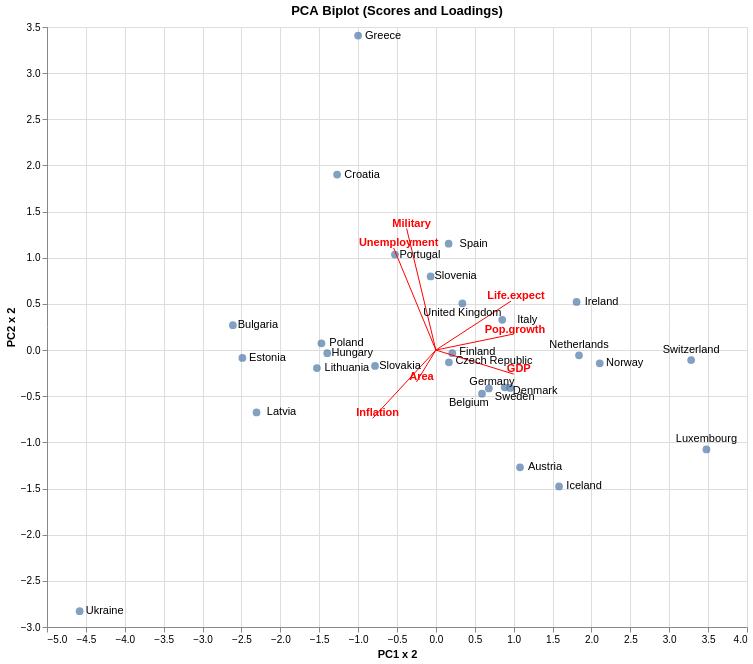

The cell this chart's notebook holds for it:
### Markdown cell above
Se toman solo las variables numéricas de nuestros datos (todo menos el nombre de país) y se estandarizan los datos. Luego se calculan los primeros 2 componentes de PCA.

Estos componentes representarán las direcciones de mayor variabilidad de nuestros datos, con el PC1 representando más variabilidad que PC2.

Finalmente se grafica PC1 vs PC2 donde cada país es representado por un punto según su valor en cada componente. Además se agregaron vectores para cada variable donde la punta del vector se define por la carga del PC1 y PC2 para esa variable (con una escala de x2 para hacer más notables las flechas).

### Code cell
# Mapeo de desplazamientos por país
offsets = {
    'Germany': {'dx': 10, 'dy': -12},
    'Belgium': {'dx': -20, 'dy': 15},
    'Denmark': {'dx': 25, 'dy': 3},
    'Sweden': {'dx': 10, 'dy': 10},
    'Finland': {'dx': 25, 'dy': -1},
    'Czech Republic': {'dx': 45, 'dy': -1},
    'Netherlands': {'dx': 0, 'dy': -10},
    'Switzerland': {'dx': 0, 'dy': -10},
    'Luxembourg': {'dx': 0, 'dy': -10},
    'Lithuania': {'dx': 30, 'dy': 0},
    'United Kingdom': {'dx': 0, 'dy': 10},
}

# Agregamos columnas auxiliares de desplazamiento
scores_df['dx'] = scores_df['Country'].map(lambda c: offsets.get(c, {'dx': 25})['dx'])
scores_df['dy'] = scores_df['Country'].map(lambda c: offsets.get(c, {'dy': 0})['dy'])

# Etiquetas con desplazamiento variable usando transform_calculate
country_labels = alt.Chart(scores_df).transform_calculate(
    dx="datum.dx",
    dy="datum.dy"
).mark_text(
    align='left',
    baseline='middle',
    fontSize=7,
    color='black'
).encode(
    x='PC1',
    y='PC2',
    text='Country'
).properties()

# Aplica desplazamientos
country_labels = country_labels.encode(
    x=alt.X('PC1:Q'),
    y=alt.Y('PC2:Q')
).mark_text(
    dx=alt.ExprRef(expr='datum.dx'),
    dy=alt.ExprRef(expr='datum.dy')
)

# Biplot final
biplot = (points + arrows + arrow_labels + country_labels).properties(
    width=700,
    height=600,
    title='PCA Biplot (Scores and Loadings)'
)

biplot

### Figure 1 — Vega-Lite specification as saved in the notebook (floating-point values rounded to 4 significant figures)
{"config": {"view": {"continuousWidth": 300, "continuousHeight": 300}}, "layer": [{"data": {"name": "data-e6967046ac1c29c06eaadbbf4236b8d1"}, "mark": {"type": "circle", "size": 60}, "encoding": {"tooltip": [{"field": "Country", "type": "nominal"}, {"field": "Area", "type": "quantitative"}, {"field": "GDP", "type": "quantitative"}, {"field": "Inflation", "type": "quantitative"}, {"field": "Life.expect", "type": "quantitative"}, {"field": "Military", "type": "quantitative"}, {"field": "Pop.growth", "type": "quantitative"}, {"field": "Unemployment", "type": "quantitative"}], "x": {"field": "PC1", "title": "PC1 x 2", "type": "quantitative"}, "y": {"field": "PC2", "title": "PC2 x 2", "type": "quantitative"}}}, {"data": {"name": "data-2eef9b7e00273fbb82afa03fa78ae248"}, "mark": {"type": "rule", "color": "red"}, "encoding": {"x": {"field": "zero", "type": "quantitative"}, "x2": {"field": "PC1_scaled"}, "y": {"field": "zero", "type": "quantitative"}, "y2": {"field": "PC2_scaled"}}}, {"data": {"name": "data-2eef9b7e00273fbb82afa03fa78ae248"}, "mark": {"type": "text", "color": "red", "dx": 5, "dy": -5, "fontWeight": "bold"}, "encoding": {"text": {"field": "Feature", "type": "nominal"}, "x": {"field": "PC1_scaled", "type": "quantitative"}, "y": {"field": "PC2_scaled", "type": "quantitative"}}}, {"data": {"name": "data-e6967046ac1c29c06eaadbbf4236b8d1"}, "mark": {"type": "text", "dx": {"expr": "datum.dx"}, "dy": {"expr": "datum.dy"}}, "encoding": {"text": {"field": "Country", "type": "nominal"}, "x": {"field": "PC1", "type": "quantitative"}, "y": {"field": "PC2", "type": "quantitative"}}, "transform": [{"calculate": "datum.dx", "as": "dx"}, {"calculate": "datum.dy", "as": "dy"}]}], "height": 600, "title": "PCA Biplot (Scores and Loadings)", "width": 700, "$schema": "https://vega.github.io/schema/vega-lite/v5.20.1.json", "datasets": {"data-e6967046ac1c29c06eaadbbf4236b8d1": [{"PC1": 1.082, "PC2": -1.27, "Country": "Austria", "Area": 83871, "GDP": 41600, "Inflation": 3.5, "Life.expect": 79.91, "Military": 0.8, "Pop.growth": 0.03, "Unemployment": 4.2, "dx": 25, "dy": 0}, {"PC1": 0.6811, "PC2": -0.416, "Country": "Belgium", "Area": 30528, "GDP": 37800, "Inflation": 3.5, "Life.expect": 79.65, "Military": 1.3, "Pop.growth": 0.06, "Unemployment": 7.2, "dx": -20, "dy": 15}, {"PC1": -2.61, "PC2": 0.2696, "Country": "Bulgaria", "Area": 110879, "GDP": 13800, "Inflation": 4.2, "Life.expect": 73.84, "Military": 2.6, "Pop.growth": -0.8, "Unemployment": 9.6, "dx": 25, "dy": 0}, {"PC1": -1.27, "PC2": 1.901, "Country": "Croatia", "Area": 56594, "GDP": 18000, "Inflation": 2.3, "Life.expect": 75.99, "Military": 2.39, "Pop.growth": -0.09, "Unemployment": 17.7, "dx": 25, "dy": 0}, {"PC1": 0.1672, "PC2": -0.1319, "Country": "Czech Republic", "Area": 78867, "GDP": 27100, "Inflation": 1.9, "Life.expect": 77.38, "Military": 1.15, "Pop.growth": -0.13, "Unemployment": 8.5, "dx": 45, "dy": -1}, {"PC1": 0.9552, "PC2": -0.4096, "Country": "Denmark", "Area": 43094, "GDP": 37000, "Inflation": 2.8, "Life.expect": 78.78, "Military": 1.3, "Pop.growth": 0.24, "Unemployment": 6.1, "dx": 25, "dy": 3}, {"PC1": -2.488, "PC2": -0.08578, "Country": "Estonia", "Area": 45228, "GDP": 20400, "Inflation": 5.0, "Life.expect": 73.58, "Military": 2.0, "Pop.growth": -0.65, "Unemployment": 12.5, "dx": 25, "dy": 0}, {"PC1": 0.2106, "PC2": -0.03372, "Country": "Finland", "Area": 338145, "GDP": 36000, "Inflation": 3.3, "Life.expect": 79.41, "Military": 2.0, "Pop.growth": 0.07, "Unemployment": 7.8, "dx": 25, "dy": -1}, {"PC1": 0.5924, "PC2": -0.4718, "Country": "Germany", "Area": 357022, "GDP": 38100, "Inflation": 2.5, "Life.expect": 80.19, "Military": 1.5, "Pop.growth": -0.2, "Unemployment": 6.0, "dx": 10, "dy": -12}, {"PC1": -1.0, "PC2": 3.407, "Country": "Greece", "Area": 131957, "GDP": 26300, "Inflation": 3.3, "Life.expect": 80.05, "Military": 4.3, "Pop.growth": 0.06, "Unemployment": 17.4, "dx": 25, "dy": 0}, {"PC1": -1.397, "PC2": -0.03423, "Country": "Hungary", "Area": 93028, "GDP": 19600, "Inflation": 3.9, "Life.expect": 75.02, "Military": 1.75, "Pop.growth": -0.18, "Unemployment": 10.9, "dx": 25, "dy": 0}, {"PC1": 1.584, "PC2": -1.477, "Country": "Iceland", "Area": 103000, "GDP": 38100, "Inflation": 4.0, "Life.expect": 81.0, "Military": 0.0, "Pop.growth": 0.67, "Unemployment": 7.4, "dx": 25, "dy": 0}, {"PC1": 1.809, "PC2": 0.5218, "Country": "Ireland", "Area": 70273, "GDP": 40800, "Inflation": 2.6, "Life.expect": 80.32, "Military": 0.9, "Pop.growth": 1.11, "Unemployment": 14.4, "dx": 25, "dy": 0}, {"PC1": 0.8532, "PC2": 0.3278, "Country": "Italy", "Area": 301340, "GDP": 30500, "Inflation": 2.9, "Life.expect": 81.86, "Military": 1.8, "Pop.growth": 0.38, "Unemployment": 8.4, "dx": 25, "dy": 0}, {"PC1": -2.306, "PC2": -0.6753, "Country": "Latvia", "Area": 64589, "GDP": 16800, "Inflation": 4.4, "Life.expect": 72.93, "Military": 1.1, "Pop.growth": -0.6, "Unemployment": 12.8, "dx": 25, "dy": 0}, {"PC1": -1.53, "PC2": -0.195, "Country": "Lithuania", "Area": 65300, "GDP": 19100, "Inflation": 4.1, "Life.expect": 75.55, "Military": 0.9, "Pop.growth": -0.28, "Unemployment": 15.4, "dx": 30, "dy": 0}, {"PC1": 3.478, "PC2": -1.076, "Country": "Luxembourg", "Area": 2586, "GDP": 80600, "Inflation": 3.4, "Life.expect": 79.75, "Military": 0.9, "Pop.growth": 1.14, "Unemployment": 5.7, "dx": 0, "dy": -10}, {"PC1": 1.84, "PC2": -0.05723, "Country": "Netherlands", "Area": 41543, "GDP": 42000, "Inflation": 2.3, "Life.expect": 80.91, "Military": 1.6, "Pop.growth": 0.45, "Unemployment": 4.4, "dx": 0, "dy": -10}, {"PC1": 2.107, "PC2": -0.144, "Country": "Norway", "Area": 323802, "GDP": 53400, "Inflation": 1.3, "Life.expect": 80.32, "Military": 1.9, "Pop.growth": 0.33, "Unemployment": 3.3, "dx": 25, "dy": 0}, {"PC1": -1.472, "PC2": 0.07299, "Country": "Poland", "Area": 312685, "GDP": 20200, "Inflation": 4.2, "Life.expect": 76.25, "Military": 1.9, "Pop.growth": -0.08, "Unemployment": 12.4, "dx": 25, "dy": 0}, {"PC1": -0.5265, "PC2": 1.035, "Country": "Portugal", "Area": 92090, "GDP": 23400, "Inflation": 3.7, "Life.expect": 78.7, "Military": 2.3, "Pop.growth": 0.18, "Unemployment": 12.7, "dx": 25, "dy": 0}, {"PC1": -0.783, "PC2": -0.1723, "Country": "Slovakia", "Area": 49035, "GDP": 23300, "Inflation": 3.9, "Life.expect": 76.03, "Military": 1.08, "Pop.growth": 0.1, "Unemployment": 13.2, "dx": 25, "dy": 0}, {"PC1": -0.06754, "PC2": 0.7977, "Country": "Slovenia", "Area": 20273, "GDP": 28800, "Inflation": 1.8, "Life.expect": 77.48, "Military": 1.7, "Pop.growth": -0.19, "Unemployment": 11.8, "dx": 25, "dy": 0}, {"PC1": 0.1638, "PC2": 1.152, "Country": "Spain", "Area": 505370, "GDP": 30500, "Inflation": 3.1, "Life.expect": 81.27, "Military": 1.2, "Pop.growth": 0.65, "Unemployment": 21.7, "dx": 25, "dy": 0}, {"PC1": 0.8851, "PC2": -0.4029, "Country": "Sweden", "Area": 450295, "GDP": 40700, "Inflation": 3.0, "Life.expect": 81.18, "Military": 1.5, "Pop.growth": 0.17, "Unemployment": 7.5, "dx": 10, "dy": 10}, {"PC1": 3.282, "PC2": -0.1082, "Country": "Switzerland", "Area": 41277, "GDP": 44500, "Inflation": 0.2, "Life.expect": 81.17, "Military": 1.0, "Pop.growth": 0.92, "Unemployment": 2.8, "dx": 0, "dy": -10}, {"PC1": -4.58, "PC2": -2.829, "Country": "Ukraine", "Area": 603550, "GDP": 7200, "Inflation": 8.0, "Life.expect": 68.74, "Military": 1.4, "Pop.growth": -0.63, "Unemployment": 7.9, "dx": 25, "dy": 0}, {"PC1": 0.3408, "PC2": 0.5057, "Country": "United Kingdom", "Area": 243610, "GDP": 36500, "Inflation": 4.5, "Life.expect": 80.17, "Military": 2.7, "Pop.growth": 0.55, "Unemployment": 8.1, "dx": 0, "dy": 10}], "data-2eef9b7e00273fbb82afa03fa78ae248": [{"PC1": -0.1249, "PC2": -0.1729, "Feature": "Area", "PC1_scaled": -0.2497, "PC2_scaled": -0.3457, "zero": 0}, {"PC1": 0.5005, "PC2": -0.1301, "Feature": "GDP", "PC1_scaled": 1.001, "PC2_scaled": -0.2603, "zero": 0}, {"PC1": -0.4065, "PC2": -0.3697, "Feature": "Inflation", "PC1_scaled": -0.813, "PC2_scaled": -0.7393, "zero": 0}, {"PC1": 0.4829, "PC2": 0.2652, "Feature": "Life.expect", "PC1_scaled": 0.9657, "PC2_scaled": 0.5305, "zero": 0}, {"PC1": -0.1881, "PC2": 0.6583, "Feature": "Military", "PC1_scaled": -0.3762, "PC2_scaled": 1.317, "zero": 0}, {"PC1": 0.4757, "PC2": 0.08262, "Feature": "Pop.growth", "PC1_scaled": 0.9514, "PC2_scaled": 0.1652, "zero": 0}, {"PC1": -0.2717, "PC2": 0.5532, "Feature": "Unemployment", "PC1_scaled": -0.5433, "PC2_scaled": 1.106, "zero": 0}]}}
